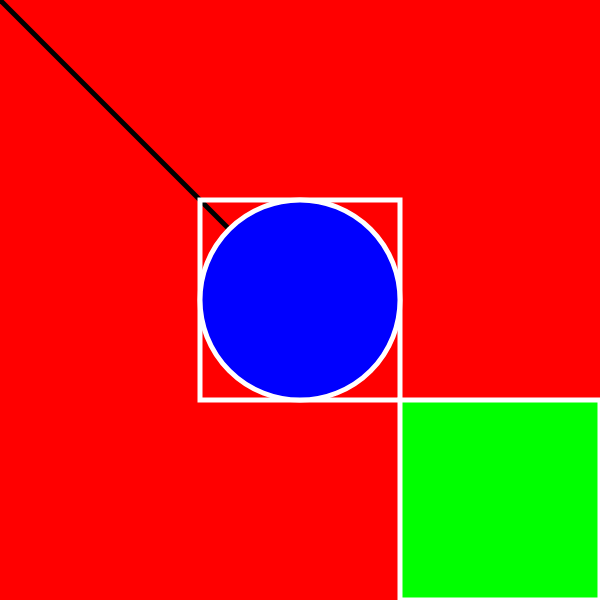
Frame 1 (no input)
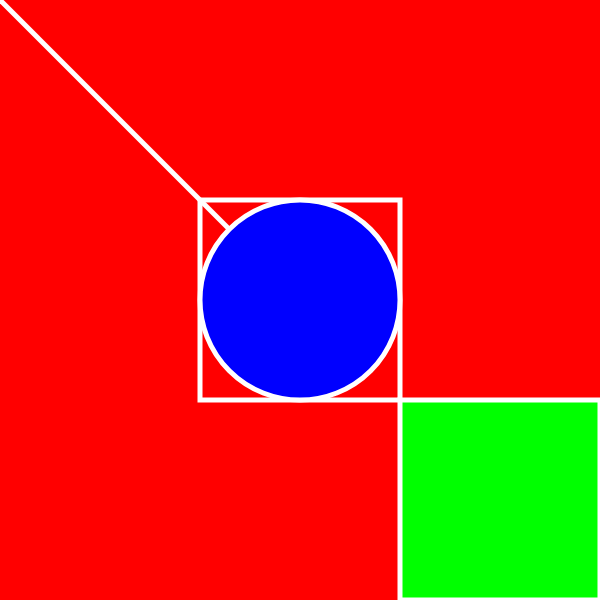
Frame 60 (no input)
Frame 120 (the mouse pressed at the canvas centre since frame 60): identical to frame 60, image omitted

The p5.js sketch that drew these frames (run headless with seeded random() and noise() and a simulated clock; from frame 60 on, the mouse is pressed at the canvas centre):

// p5.js sketch
// ── sketch.js
let tamX;
let tamY;

function setup() {
  createCanvas(600, 600);
  tamX = width/3;
  tamY = height/3;
}

function draw() {
  background(255,0,0);
  
  noFill();
  strokeWeight(5);
  
  //line(0,0,300,300);
  line(0, 0, width/2, height/2);
  //circle(0,0,100);
  //rect(width/2, height/2, tamX, tamY);
  //rect(tamX, tamY, tamX, tamY);
  
  //fill(255,255,15);
  stroke(255);
  rect(width/2 - tamX/2, height/2 - tamY/2, tamX, tamY);
  fill(0,255,0);
  rect(width-tamX, height-tamY, tamX, tamY);
  fill(0,0,255);
  ellipse(width/2, height/2, tamX, tamY);
}
